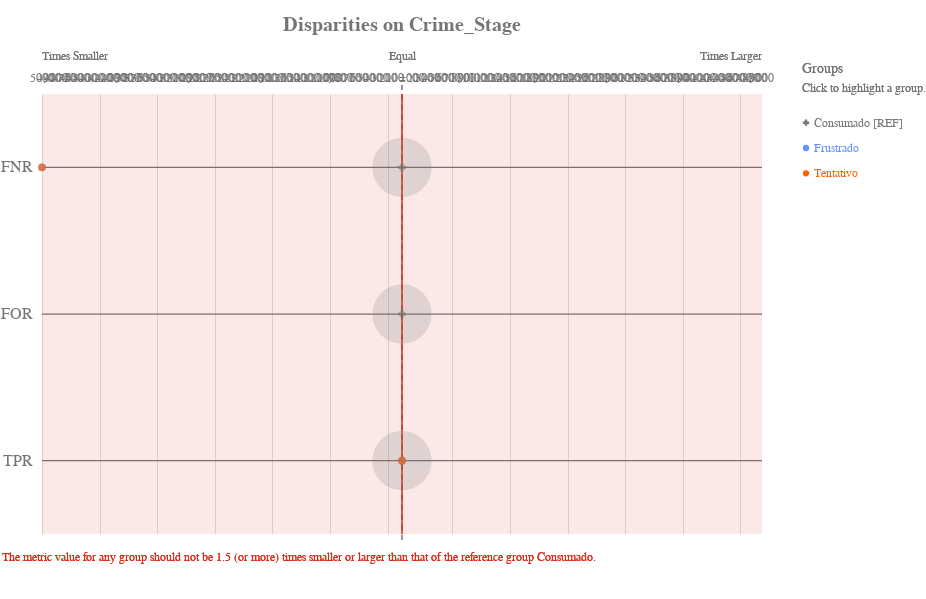

Notebook code cell kept with this figure:
### Code cell
ap.disparity(grupo_definido, metrics, 'crime_stage', fairness_threshold = disparity_tolerance)

### Figure 1 — Vega-Lite specification as saved in the notebook (floating-point values rounded to 4 significant figures)
{"config": {"view": {"continuousWidth": 400, "continuousHeight": 300, "strokeWidth": 0}, "axisLeft": {"labelColor": "rgb(117,117,117)", "labelFont": "Arial", "labelFontSize": 16}, "title": {"align": "center", "baseline": "middle", "color": "rgb(117,117,117)", "font": "Arial", "fontSize": 20, "fontWeight": "bold"}}, "layer": [{"data": {"name": "data-53f64b7c7b316b31c4ec44bcdaa6fbea"}, "mark": {"type": "rule", "stroke": "rgb(117,117,117)", "strokeWidth": 1.25, "tooltip": ""}, "encoding": {"x": {"type": "quantitative", "field": "x", "scale": {"domain": [-4999, 4999], "range": [40.0, 760.0]}}, "x2": {"field": "x2"}, "y": {"type": "nominal", "axis": {"domain": false, "labelAngle": 0, "labelPadding": -30, "orient": "left", "ticks": false, "title": ""}, "field": "metric", "scale": {"domain": ["FNR", "FOR", "TPR"], "range": [55.0, 495.0]}}}}, {"data": {"name": "data-79dd248bdaa0ea02c535240e8ad022c8"}, "mark": {"type": "rule", "stroke": "rgb(117,117,117)", "strokeDash": [5, 5], "strokeWidth": 1}, "encoding": {"tooltip": {"value": "Consumado [REF]"}, "x": {"value": 400.0}, "y": {"value": 45.83}, "y2": {"value": 504.2}}}, {"data": {"name": "data-fa2b618e9aa8a53fd9cf36a5662b0508"}, "mark": {"type": "text", "align": "center", "color": "rgb(117,117,117)", "font": "Arial", "fontSize": 12, "fontWeight": "normal", "tooltip": ""}, "encoding": {"text": {"type": "nominal", "field": "label"}, "x": {"type": "quantitative", "field": "value", "scale": {"domain": [-4999, 4999], "range": [40.0, 760.0]}}, "y": {"value": 38.5}}}, {"layer": [{"mark": {"type": "text", "align": "left", "fill": "rgb(117,117,117)", "font": "Arial", "fontSize": 12, "fontWeight": "normal", "tooltip": ""}, "encoding": {"text": {"value": "Times Smaller"}, "x": {"value": 40.0}, "y": {"value": 16.5}}}, {"mark": {"type": "text", "align": "right", "fill": "rgb(117,117,117)", "font": "Arial", "fontSize": 12, "fontWeight": "normal", "tooltip": ""}, "encoding": {"text": {"value": "Times Larger"}, "x": {"value": 760.0}, "y": {"value": 16.5}}}, {"mark": {"type": "text", "align": "center", "fill": "rgb(117,117,117)", "font": "Arial", "fontSize": 12, "fontWeight": "normal", "tooltip": ""}, "encoding": {"text": {"value": "Equal"}, "x": {"value": 400.0}, "y": {"value": 16.5}}}], "data": {"name": "data-79dd248bdaa0ea02c535240e8ad022c8"}}, {"layer": [{"mark": {"type": "rule", "opacity": 0.8, "stroke": "rgb(217, 46, 28)", "strokeWidth": 1.25, "tooltip": ""}, "encoding": {"x": {"type": "quantitative", "field": "min", "scale": {"domain": [-4999, 4999], "range": [40.0, 760.0]}}, "y": {"value": 55.0}, "y2": {"value": 495.0}}}, {"mark": {"type": "rule", "opacity": 0.8, "stroke": "rgb(217, 46, 28)", "strokeWidth": 1.25, "tooltip": ""}, "encoding": {"x": {"type": "quantitative", "field": "max", "scale": {"domain": [-4999, 4999], "range": [40.0, 760.0]}}, "y": {"value": 55.0}, "y2": {"value": 495.0}}}, {"layer": [{"mark": {"type": "rect", "fill": "rgb(217, 46, 28)", "opacity": 0.1, "tooltip": ""}, "encoding": {"x": {"type": "quantitative", "field": "min", "scale": {"domain": [-4999, 4999], "range": [40.0, 760.0]}}, "x2": {"field": "lower_end"}, "y": {"value": 55.0}, "y2": {"value": 495.0}}}, {"mark": {"type": "rect", "fill": "rgb(217, 46, 28)", "opacity": 0.1, "tooltip": ""}, "encoding": {"x": {"type": "quantitative", "field": "max", "scale": {"domain": [-4999, 4999], "range": [40.0, 760.0]}}, "x2": {"field": "upper_end"}, "y": {"value": 55.0}, "y2": {"value": 495.0}}}]}, {"data": {"name": "data-79dd248bdaa0ea02c535240e8ad022c8"}, "mark": {"type": "text", "align": "left", "baseline": "top", "fill": "rgb(217, 46, 28)", "font": "Arial", "fontSize": 12, "fontWeight": "normal", "tooltip": ""}, "encoding": {"text": {"value": "The metric value for any group should not be 1.5 (or more) times smaller or larger than that of the reference group Consumado."}, "x": {"value": 0}, "y": {"value": 513.3}}}], "data": {"name": "data-93a28dc03cdeb5856aae1fcd20b2726b"}}, {"layer": [{"mark": "circle"}, {"data": {"name": "data-7a5807e0b54bdc9f6e9a08fdc8fc59b9"}, "mark": {"type": "circle", "opacity": 0.2}, "encoding": {"color": {"condition": {"type": "nominal", "field": "attribute_value", "legend": null, "scale": {"domain": ["Consumado", "Frustrado", "Tentativo"], "range": ["rgb(117,117,117)", "rgb(100, 143, 255)", "rgb(254, 97, 0)", "rgb(220, 38, 127)", "rgb(255, 176, 0)", "rgb(120, 94, 240)"]}, "selection": "selector049"}, "value": "rgb(224,224,224)"}, "size": {"type": "quantitative", "field": "group_size", "legend": null, "scale": {"domain": [0, 6004.0], "range": [0, 4224.0]}}, "tooltip": [{"type": "nominal", "field": "attribute_value", "title": "Group"}, {"type": "nominal", "field": "tooltip_group_size", "title": "Group Size"}, {"type": "nominal", "field": "tooltip_disparity_explanation_fnr", "title": "Disparity"}, {"type": "quantitative", "field": "fnr", "format": ".2f", "title": "FNR"}], "x": {"type": "quantitative", "axis": {"domain": false, "labels": false, "ticks": false, "title": null, "values": [99, 199, 299, 399, 499, 599, 699, 799, 899, 999, 1099, 1199, 1299, 1399, 1499, 1599, 1699, 1799, 1899, 1999, 2099, 2199, 2299, 2399, 2499, 2599, 2699, 2799, 2899, 2999, 3099, 3199, 3299, 3399, 3499, 3599, 3699, 3799, 3899, 3999, 4099, 4199, 4299, 4399, 4499, 4599, 4699, 4799, 4899, 4999, -4999, -4899, -4799, -4699, -4599, -4499, -4399, -4299, -4199, -4099, -3999, -3899, -3799, -3699, -3599, -3499, -3399, -3299, -3199, -3099, -2999, -2899, -2799, -2699, -2599, -2499, -2399, -2299, -2199, -2099, -1999, -1899, -1799, -1699, -1599, -1499, -1399, -1299, -1199, -1099, -999, -899, -799, -699, -599, -499, -399, -299, -199, -99]}, "field": "fnr_disparity_scaled", "scale": {"domain": [-4999, 4999], "range": [40.0, 760.0]}}, "y": {"type": "nominal", "axis": {"domain": false, "grid": false, "labels": false, "ticks": false, "title": " "}, "field": "metric_variable", "scale": {"domain": ["FNR", "FOR", "TPR"], "range": [55.0, 495.0]}}}, "selection": {"selector051": {"type": "multi", "empty": "all", "fields": ["attribute_value"]}}, "transform": [{"calculate": "'FNR'", "as": "metric_variable"}]}, {"data": {"name": "data-7a5807e0b54bdc9f6e9a08fdc8fc59b9"}, "mark": {"type": "circle", "opacity": 0.2}, "encoding": {"color": {"condition": {"type": "nominal", "field": "attribute_value", "legend": null, "scale": {"domain": ["Consumado", "Frustrado", "Tentativo"], "range": ["rgb(117,117,117)", "rgb(100, 143, 255)", "rgb(254, 97, 0)", "rgb(220, 38, 127)", "rgb(255, 176, 0)", "rgb(120, 94, 240)"]}, "selection": "selector049"}, "value": "rgb(224,224,224)"}, "size": {"type": "quantitative", "field": "group_size", "legend": null, "scale": {"domain": [0, 6004.0], "range": [0, 4224.0]}}, "tooltip": [{"type": "nominal", "field": "attribute_value", "title": "Group"}, {"type": "nominal", "field": "tooltip_group_size", "title": "Group Size"}, {"type": "nominal", "field": "tooltip_disparity_explanation_for", "title": "Disparity"}, {"type": "quantitative", "field": "for", "format": ".2f", "title": "FOR"}], "x": {"type": "quantitative", "axis": {"domain": false, "labels": false, "ticks": false, "title": null, "values": [99, 199, 299, 399, 499, 599, 699, 799, 899, 999, 1099, 1199, 1299, 1399, 1499, 1599, 1699, 1799, 1899, 1999, 2099, 2199, 2299, 2399, 2499, 2599, 2699, 2799, 2899, 2999, 3099, 3199, 3299, 3399, 3499, 3599, 3699, 3799, 3899, 3999, 4099, 4199, 4299, 4399, 4499, 4599, 4699, 4799, 4899, 4999, -4999, -4899, -4799, -4699, -4599, -4499, -4399, -4299, -4199, -4099, -3999, -3899, -3799, -3699, -3599, -3499, -3399, -3299, -3199, -3099, -2999, -2899, -2799, -2699, -2599, -2499, -2399, -2299, -2199, -2099, -1999, -1899, -1799, -1699, -1599, -1499, -1399, -1299, -1199, -1099, -999, -899, -799, -699, -599, -499, -399, -299, -199, -99]}, "field": "for_disparity_scaled", "scale": {"domain": [-4999, 4999], "range": [40.0, 760.0]}}, "y": {"type": "nominal", "axis": {"domain": false, "grid": false, "labels": false, "ticks": false, "title": " "}, "field": "metric_variable", "scale": {"domain": ["FNR", "FOR", "TPR"], "range": [55.0, 495.0]}}}, "selection": {"selector053": {"type": "multi", "empty": "all", "fields": ["attribute_value"]}}, "transform": [{"calculate": "'FOR'", "as": "metric_variable"}]}, {"data": {"name": "data-7a5807e0b54bdc9f6e9a08fdc8fc59b9"}, "mark": {"type": "circle", "opacity": 0.2}, "encoding": {"color": {"condition": {"type": "nominal", "field": "attribute_value", "legend": null, "scale": {"domain": ["Consumado", "Frustrado", "Tentativo"], "range": ["rgb(117,117,117)", "rgb(100, 143, 255)", "rgb(254, 97, 0)", "rgb(220, 38, 127)", "rgb(255, 176, 0)", "rgb(120, 94, 240)"]}, "selection": "selector049"}, "value": "rgb(224,224,224)"}, "size": {"type": "quantitative", "field": "group_size", "legend": null, "scale": {"domain": [0, 6004.0], "range": [0, 4224.0]}}, "tooltip": [{"type": "nominal", "field": "attribute_value", "title": "Group"}, {"type": "nominal", "field": "tooltip_group_size", "title": "Group Size"}, {"type": "nominal", "field": "tooltip_disparity_explanation_tpr", "title": "Disparity"}, {"type": "quantitative", "field": "tpr", "format": ".2f", "title": "TPR"}], "x": {"type": "quantitative", "axis": {"domain": false, "labels": false, "ticks": false, "title": null, "values": [99, 199, 299, 399, 499, 599, 699, 799, 899, 999, 1099, 1199, 1299, 1399, 1499, 1599, 1699, 1799, 1899, 1999, 2099, 2199, 2299, 2399, 2499, 2599, 2699, 2799, 2899, 2999, 3099, 3199, 3299, 3399, 3499, 3599, 3699, 3799, 3899, 3999, 4099, 4199, 4299, 4399, 4499, 4599, 4699, 4799, 4899, 4999, -4999, -4899, -4799, -4699, -4599, -4499, -4399, -4299, -4199, -4099, -3999, -3899, -3799, -3699, -3599, -3499, -3399, -3299, -3199, -3099, -2999, -2899, -2799, -2699, -2599, -2499, -2399, -2299, -2199, -2099, -1999, -1899, -1799, -1699, -1599, -1499, -1399, -1299, -1199, -1099, -999, -899, -799, -699, -599, -499, -399, -299, -199, -99]}, "field": "tpr_disparity_scaled", "scale": {"domain": [-4999, 4999], "range": [40.0, 760.0]}}, "y": {"type": "nominal", "axis": {"domain": false, "grid": false, "labels": false, "ticks": false, "title": " "}, "field": "metric_variable", "scale": {"domain": ["FNR", "FOR", "TPR"], "range": [55.0, 495.0]}}}, "selection": {"selector055": {"type": "multi", "empty": "all", "fields": ["attribute_value"]}}, "transform": [{"calculate": "'TPR'", "as": "metric_variable"}]}, {"layer": [{"mark": "point"}, {"data": {"name": "data-7a5807e0b54bdc9f6e9a08fdc8fc59b9"}, "mark": {"type": "point", "filled": true, "size": 60}, "encoding": {"color": {"condition": {"type": "nominal", "field": "attribute_value", "legend": null, "scale": {"domain": ["Consumado", "Frustrado", "Tentativo"], "range": ["rgb(117,117,117)", "rgb(100, 143, 255)", "rgb(254, 97, 0)", "rgb(220, 38, 127)", "rgb(255, 176, 0)", "rgb(120, 94, 240)"]}, "selection": "selector049"}, "value": "rgb(224,224,224)"}, "shape": {"type": "nominal", "field": "attribute_value", "legend": null, "scale": {"domain": ["Consumado", "Frustrado", "Tentativo"], "range": ["cross", "circle", "circle"]}}, "tooltip": [{"type": "nominal", "field": "attribute_value", "title": "Group"}, {"type": "nominal", "field": "tooltip_group_size", "title": "Group Size"}, {"type": "nominal", "field": "tooltip_disparity_explanation_fnr", "title": "Disparity"}, {"type": "quantitative", "field": "fnr", "format": ".2f", "title": "FNR"}], "x": {"type": "quantitative", "axis": {"domain": false, "labels": false, "ticks": false, "title": null, "values": [99, 199, 299, 399, 499, 599, 699, 799, 899, 999, 1099, 1199, 1299, 1399, 1499, 1599, 1699, 1799, 1899, 1999, 2099, 2199, 2299, 2399, 2499, 2599, 2699, 2799, 2899, 2999, 3099, 3199, 3299, 3399, 3499, 3599, 3699, 3799, 3899, 3999, 4099, 4199, 4299, 4399, 4499, 4599, 4699, 4799, 4899, 4999, -4999, -4899, -4799, -4699, -4599, -4499, -4399, -4299, -4199, -4099, -3999, -3899, -3799, -3699, -3599, -3499, -3399, -3299, -3199, -3099, -2999, -2899, -2799, -2699, -2599, -2499, -2399, -2299, -2199, -2099, -1999, -1899, -1799, -1699, -1599, -1499, -1399, -1299, -1199, -1099, -999, -899, -799, -699, -599, -499, -399, -299, -199, -99]}, "field": "fnr_disparity_scaled", "scale": {"domain": [-4999, 4999], "range": [40.0, 760.0]}}, "y": {"type": "nominal", "axis": {"domain": false, "grid": false, "labels": false, "ticks": false, "title": " "}, "field": "metric_variable", "scale": {"domain": ["FNR", "FOR", "TPR"], "range": [55.0, 495.0]}}}, "selection": {"selector050": {"type": "multi", "empty": "all", "fields": ["attribute_value"]}}, "transform": [{"calculate": "'FNR'", "as": "metric_variable"}]}, {"data": {"name": "data-7a5807e0b54bdc9f6e9a08fdc8fc59b9"}, "mark": {"type": "point", "filled": true, "size": 60}, "encoding": {"color": {"condition": {"type": "nominal", "field": "attribute_value", "legend": null, "scale": {"domain": ["Consumado", "Frustrado", "Tentativo"], "range": ["rgb(117,117,117)", "rgb(100, 143, 255)", "rgb(254, 97, 0)", "rgb(220, 38, 127)", "rgb(255, 176, 0)", "rgb(120, 94, 240)"]}, "selection": "selector049"}, "value": "rgb(224,224,224)"}, "shape": {"type": "nominal", "field": "attribute_value", "legend": null, "scale": {"domain": ["Consumado", "Frustrado", "Tentativo"], "range": ["cross", "circle", "circle"]}}, "tooltip": [{"type": "nominal", "field": "attribute_value", "title": "Group"}, {"type": "nominal", "field": "tooltip_group_size", "title": "Group Size"}, {"type": "nominal", "field": "tooltip_disparity_explanation_for", "title": "Disparity"}, {"type": "quantitative", "field": "for", "format": ".2f", "title": "FOR"}], "x": {"type": "quantitative", "axis": {"domain": false, "labels": false, "ticks": false, "title": null, "values": [99, 199, 299, 399, 499, 599, 699, 799, 899, 999, 1099, 1199, 1299, 1399, 1499, 1599, 1699, 1799, 1899, 1999, 2099, 2199, 2299, 2399, 2499, 2599, 2699, 2799, 2899, 2999, 3099, 3199, 3299, 3399, 3499, 3599, 3699, 3799, 3899, 3999, 4099, 4199, 4299, 4399, 4499, 4599, 4699, 4799, 4899, 4999, -4999, -4899, -4799, -4699, -4599, -4499, -4399, -4299, -4199, -4099, -3999, -3899, -3799, -3699, -3599, -3499, -3399, -3299, -3199, -3099, -2999, -2899, -2799, -2699, -2599, -2499, -2399, -2299, -2199, -2099, -1999, -1899, -1799, -1699, -1599, -1499, -1399, -1299, -1199, -1099, -999, -899, -799, -699, -599, -499, -399, -299, -199, -99]}, "field": "for_disparity_scaled", "scale": {"domain": [-4999, 4999], "range": [40.0, 760.0]}}, "y": {"type": "nominal", "axis": {"domain": false, "grid": false, "labels": false, "ticks": false, "title": " "}, "field": "metric_variable", "scale": {"domain": ["FNR", "FOR", "TPR"], "range": [55.0, 495.0]}}}, "selection": {"selector052": {"type": "multi", "empty": "all", "fields": ["attribute_value"]}}, "transform": [{"calculate": "'FOR'", "as": "metric_variable"}]}, {"data": {"name": "data-7a5807e0b54bdc9f6e9a08fdc8fc59b9"}, "mark": {"type": "point", "filled": true, "size": 60}, "encoding": {"color": {"condition": {"type": "nominal", "field": "attribute_value", "legend": null, "scale": {"domain": ["Consumado", "Frustrado", "Tentativo"], "range": ["rgb(117,117,117)", "rgb(100, 143, 255)", "rgb(254, 97, 0)", "rgb(220, 38, 127)", "rgb(255, 176, 0)", "rgb(120, 94, 240)"]}, "selection": "selector049"}, "value": "rgb(224,224,224)"}, "shape": {"type": "nominal", "field": "attribute_value", "legend": null, "scale": {"domain": ["Consumado", "Frustrado", "Tentativo"], "range": ["cross", "circle", "circle"]}}, "tooltip": [{"type": "nominal", "field": "attribute_value", "title": "Group"}, {"type": "nominal", "field": "tooltip_group_size", "title": "Group Size"}, {"type": "nominal", "field": "tooltip_disparity_explanation_tpr", "title": "Disparity"}, {"type": "quantitative", "field": "tpr", "format": ".2f", "title": "TPR"}], "x": {"type": "quantitative", "axis": {"domain": false, "labels": false, "ticks": false, "title": null, "values": [99, 199, 299, 399, 499, 599, 699, 799, 899, 999, 1099, 1199, 1299, 1399, 1499, 1599, 1699, 1799, 1899, 1999, 2099, 2199, 2299, 2399, 2499, 2599, 2699, 2799, 2899, 2999, 3099, 3199, 3299, 3399, 3499, 3599, 3699, 3799, 3899, 3999, 4099, 4199, 4299, 4399, 4499, 4599, 4699, 4799, 4899, 4999, -4999, -4899, -4799, -4699, -4599, -4499, -4399, -4299, -4199, -4099, -3999, -3899, -3799, -3699, -3599, -3499, -3399, -3299, -3199, -3099, -2999, -2899, -2799, -2699, -2599, -2499, -2399, -2299, -2199, -2099, -1999, -1899, -1799, -1699, -1599, -1499, -1399, -1299, -1199, -1099, -999, -899, -799, -699, -599, -499, -399, -299, -199, -99]}, "field": "tpr_disparity_scaled", "scale": {"domain": [-4999, 4999], "range": [40.0, 760.0]}}, "y": {"type": "nominal", "axis": {"domain": false, "grid": false, "labels": false, "ticks": false, "title": " "}, "field": "metric_variable", "scale": {"domain": ["FNR", "FOR", "TPR"], "range": [55.0, 495.0]}}}, "selection": {"selector054": {"type": "multi", "empty": "all", "fields": ["attribute_value"]}}, "transform": [{"calculate": "'TPR'", "as": "metric_variable"}]}]}]}, {"layer": [{"mark": {"type": "point", "filled": true, "opacity": 1, "size": 39.48}, "encoding": {"color": {"condition": {"type": "nominal", "field": "attribute_value", "legend": null, "scale": {"domain": ["Consumado", "Frustrado", "Tentativo"], "range": ["rgb(117,117,117)", "rgb(100, 143, 255)", "rgb(254, 97, 0)", "rgb(220, 38, 127)", "rgb(255, 176, 0)", "rgb(120, 94, 240)"]}, "selection": "selector049"}, "value": "rgb(224,224,224)"}, "shape": {"type": "nominal", "field": "attribute_value", "legend": null, "scale": {"domain": ["Consumado", "Frustrado", "Tentativo"], "range": ["cross", "circle", "circle"]}}, "x": {"value": 804}, "y": {"type": "nominal", "axis": {"domain": false, "grid": false, "labels": false, "ticks": false, "title": " "}, "field": "attribute_value", "scale": {"domain": ["Consumado", "Frustrado", "Tentativo"], "range": [71, 147]}}}, "selection": {"selector049": {"type": "multi", "empty": "all", "fields": ["attribute_value"]}}}, {"mark": {"type": "text", "align": "left", "baseline": "middle", "font": "Arial", "fontSize": 12, "fontWeight": "normal"}, "encoding": {"color": {"condition": {"type": "nominal", "field": "attribute_value", "legend": null, "scale": {"domain": ["Consumado", "Frustrado", "Tentativo"], "range": ["rgb(117,117,117)", "rgb(100, 143, 255)", "rgb(254, 97, 0)", "rgb(220, 38, 127)", "rgb(255, 176, 0)", "rgb(120, 94, 240)"]}, "selection": "selector049"}, "value": "rgb(224,224,224)"}, "text": {"type": "nominal", "field": "label"}, "x": {"value": 812}, "y": {"type": "nominal", "axis": {"domain": false, "grid": false, "labels": false, "ticks": false, "title": " "}, "field": "attribute_value", "scale": {"domain": ["Consumado", "Frustrado", "Tentativo"], "range": [71, 147]}}}, "selection": {"selector056": {"type": "multi", "empty": "all", "fields": ["attribute_value"]}}}, {"data": {"name": "data-79dd248bdaa0ea02c535240e8ad022c8"}, "mark": {"type": "text", "align": "left", "baseline": "middle", "color": "rgb(117,117,117)", "font": "Arial", "fontSize": 12, "fontWeight": "normal"}, "encoding": {"text": {"value": "Click to highlight a group."}, "x": {"value": 800}, "y": {"value": 49}}}, {"data": {"name": "data-79dd248bdaa0ea02c535240e8ad022c8"}, "mark": {"type": "text", "align": "left", "baseline": "middle", "color": "rgb(117,117,117)", "font": "Arial", "fontSize": 14, "fontWeight": "normal"}, "encoding": {"text": {"value": "Groups"}, "x": {"value": 800}, "y": {"value": 30}}}], "data": {"name": "data-5f460b2281ce654008106d954be18b1d"}}], "height": 550, "padding": {"top": 15, "bottom": 10}, "resolve": {"scale": {"size": "independent", "y": "independent"}}, "title": "Disparities on Crime_Stage", "width": 800, "$schema": "https://vega.github.io/schema/vega-lite/v4.8.1.json", "datasets": {"data-53f64b7c7b316b31c4ec44bcdaa6fbea": [{"metric": "FNR", "x": -4999, "x2": 4999}, {"metric": "FOR", "x": -4999, "x2": 4999}, {"metric": "TPR", "x": -4999, "x2": 4999}], "data-79dd248bdaa0ea02c535240e8ad022c8": [{"a": 1, "b": 0}, {"a": 1, "b": 0}], "data-fa2b618e9aa8a53fd9cf36a5662b0508": [{"value": 99, "label": 100}, {"value": 199, "label": 200}, {"value": 299, "label": 300}, {"value": 399, "label": 400}, {"value": 499, "label": 500}, {"value": 599, "label": 600}, {"value": 699, "label": 700}, {"value": 799, "label": 800}, {"value": 899, "label": 900}, {"value": 999, "label": 1000}, {"value": 1099, "label": 1100}, {"value": 1199, "label": 1200}, {"value": 1299, "label": 1300}, {"value": 1399, "label": 1400}, {"value": 1499, "label": 1500}, {"value": 1599, "label": 1600}, {"value": 1699, "label": 1700}, {"value": 1799, "label": 1800}, {"value": 1899, "label": 1900}, {"value": 1999, "label": 2000}, {"value": 2099, "label": 2100}, {"value": 2199, "label": 2200}, {"value": 2299, "label": 2300}, {"value": 2399, "label": 2400}, {"value": 2499, "label": 2500}, {"value": 2599, "label": 2600}, {"value": 2699, "label": 2700}, {"value": 2799, "label": 2800}, {"value": 2899, "label": 2900}, {"value": 2999, "label": 3000}, {"value": 3099, "label": 3100}, {"value": 3199, "label": 3200}, {"value": 3299, "label": 3300}, {"value": 3399, "label": 3400}, {"value": 3499, "label": 3500}, {"value": 3599, "label": 3600}, {"value": 3699, "label": 3700}, {"value": 3799, "label": 3800}, {"value": 3899, "label": 3900}, {"value": 3999, "label": 4000}, {"value": 4099, "label": 4100}, {"value": 4199, "label": 4200}, {"value": 4299, "label": 4300}, {"value": 4399, "label": 4400}, {"value": 4499, "label": 4500}, {"value": 4599, "label": 4600}, {"value": 4699, "label": 4700}, {"value": 4799, "label": 4800}, {"value": 4899, "label": 4900}, {"value": 4999, "label": 5000}, {"value": -4999, "label": 5000}, {"value": -4899, "label": 4900}, {"value": -4799, "label": 4800}, {"value": -4699, "label": 4700}, {"value": -4599, "label": 4600}, {"value": -4499, "label": 4500}, {"value": -4399, "label": 4400}, {"value": -4299, "label": 4300}, {"value": -4199, "label": 4200}, {"value": -4099, "label": 4100}, {"value": -3999, "label": 4000}, {"value": -3899, "label": 3900}, {"value": -3799, "label": 3800}, {"value": -3699, "label": 3700}, {"value": -3599, "label": 3600}, {"value": -3499, "label": 3500}, {"value": -3399, "label": 3400}, {"value": -3299, "label": 3300}, {"value": -3199, "label": 3200}, {"value": -3099, "label": 3100}, {"value": -2999, "label": 3000}, {"value": -2899, "label": 2900}, {"value": -2799, "label": 2800}, {"value": -2699, "label": 2700}, {"value": -2599, "label": 2600}, {"value": -2499, "label": 2500}, {"value": -2399, "label": 2400}, {"value": -2299, "label": 2300}, {"value": -2199, "label": 2200}, {"value": -2099, "label": 2100}, {"value": -1999, "label": 2000}, {"value": -1899, "label": 1900}, {"value": -1799, "label": 1800}, {"value": -1699, "label": 1700}, {"value": -1599, "label": 1600}, {"value": -1499, "label": 1500}, {"value": -1399, "label": 1400}, {"value": -1299, "label": 1300}, {"value": -1199, "label": 1200}, {"value": -1099, "label": 1100}, {"value": -999, "label": 1000}, {"value": -899, "label": 900}, {"value": -799, "label": 800}, {"value": -699, "label": 700}, {"value": -599, "label": 600}, {"value": -499, "label": 500}, {"value": -399, "label": 400}, {"value": -299, "label": 300}, {"value": -199, "label": 200}, {"value": -99, "label": 100}, {"value": 0, "label": "="}], "data-93a28dc03cdeb5856aae1fcd20b2726b": [{"min": -0.5, "max": 0.5, "lower_end": -4999, "upper_end": 4999}], "data-7a5807e0b54bdc9f6e9a08fdc8fc59b9": [{"attribute_name": "crime_stage", "attribute_value": "Consumado", "group_size": 5003, "total_entities": 5007, "fnr": 0.3046, "for": 0.3811, "tpr": 0.6954, "fnr_disparity": 1.0, "for_disparity": 1.0, "tpr_disparity": 1.0, "fnr_disparity_scaled": 0.0, "for_disparity_scaled": 0.0, "tpr_disparity_scaled": 0.0, "tooltip_group_size": "5,003 (99.92%)", "tooltip_disparity_explanation_fnr": "Reference group", "tooltip_disparity_explanation_for": "Reference group", "tooltip_disparity_explanation_tpr": "Reference group"}, {"attribute_name": "crime_stage", "attribute_value": "Frustrado", "group_size": 3, "total_entities": 5007, "fnr": 0.0002, "for": null, "tpr": 1.0, "fnr_disparity": 0.0002, "for_disparity": null, "tpr_disparity": 1.438, "fnr_disparity_scaled": -4999.0, "for_disparity_scaled": null, "tpr_disparity_scaled": 0.438, "tooltip_group_size": "3 (0.06%)", "tooltip_disparity_explanation_fnr": "5000.00 times smaller FNR than the reference group", "tooltip_disparity_explanation_for": "Same FOR as the reference group", "tooltip_disparity_explanation_tpr": "1.44 times larger TPR than the reference group"}, {"attribute_name": "crime_stage", "attribute_value": "Tentativo", "group_size": 1, "total_entities": 5007, "fnr": 0.0002, "for": null, "tpr": 1.0, "fnr_disparity": 0.0002, "for_disparity": null, "tpr_disparity": 1.438, "fnr_disparity_scaled": -4999.0, "for_disparity_scaled": null, "tpr_disparity_scaled": 0.438, "tooltip_group_size": "1 (0.02%)", "tooltip_disparity_explanation_fnr": "5000.00 times smaller FNR than the reference group", "tooltip_disparity_explanation_for": "Same FOR as the reference group", "tooltip_disparity_explanation_tpr": "1.44 times larger TPR than the reference group"}], "data-5f460b2281ce654008106d954be18b1d": [{"attribute_value": "Consumado", "label": "Consumado [REF]"}, {"attribute_value": "Frustrado", "label": "Frustrado"}, {"attribute_value": "Tentativo", "label": "Tentativo"}]}}
